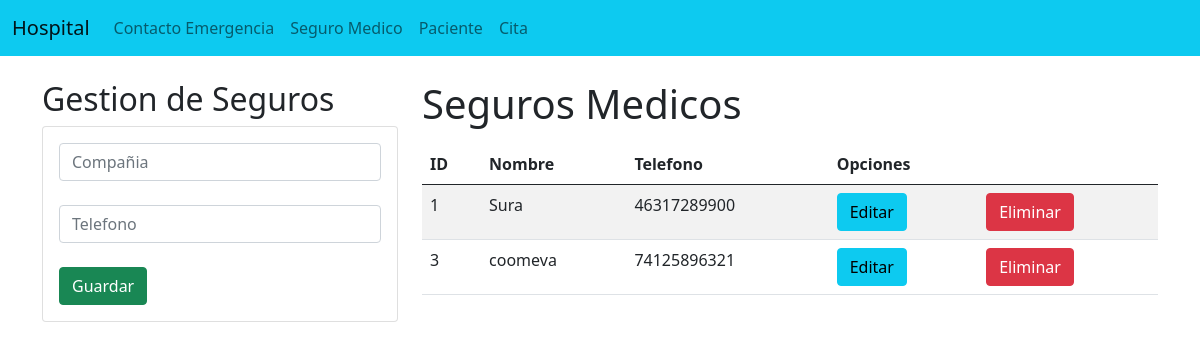
The app's page /SeguroMedico/ with its own data.
### Menus/models.py (models this page shows, shortened)
class seguro_medico(models.Model):
    idSeguro = models.AutoField(primary_key=True)
    nombreCompañia = models.CharField(max_length=100, blank=False)
    telefonoCompañia = models.CharField(max_length=50, blank=False)

### Menus/views.py (the view)
# urls.py: path('SeguroMedico/', views.segurosMedicos, name='seguros'),
def segurosMedicos(request):
    seguros = seguro_medico.objects.all()
    return render(request, "Seguros.html", {"seguros":seguros})

### Menus/Templates/Seguros.html (shortened to what this page needs)
<!DOCTYPE html>
<html lang="en">
<head>
  <link href="https://cdn.jsdelivr.net/npm/bootstrap@5.0.2/dist/css/bootstrap.min.css" rel="stylesheet">
</head>
<body>
  <nav class="navbar navbar-expand-lg navbar-light bg-info">
    <div class="container-fluid">
      <a class="navbar-brand" href="#">Hospital</a>
      <div class="collapse navbar-collapse" id="navbarNav">
        <ul class="navbar-nav">
          <li class="nav-item">
            <a class="nav-link" href="{% url 'contactoEmergencia' %}">Contacto Emergencia</a>
          </li>
          <li class="nav-item">
            <a class="nav-link" href="{% url 'seguros' %}">Seguro Medico</a>
          </li>
          <li class="nav-item">
            <a class="nav-link" href="{% url 'pacientes' %}">Paciente</a>
          </li>
          <li class="nav-item">
            <a class="nav-link" href="{% url 'citas' %}">Cita</a>
          </li>
        </ul>
      </div>
    </div>
  </nav>
  <div class="container py-4">
    <div class="row">
        <div class="col-sm-12 col-md-6 col-lg-4 col-xl-4">
            <h2>Gestion de Seguros</h2>
            <div class="card">
                <div class="card-body">
                    <form action="registrarSeguro/" method="POST">{% csrf_token %}
                        <div class="form-group">
                            <input type="text" id="txtNombreSeguro" name="txtNombreSeguro" class="form-control" placeholder="Compañia" required>
                        </div>
                        <br>
                        <div class="form-group">
                            <input type="text" id="txtTelefonoSeguro" name="txtTelefonoSeguro" class="form-control" minlength="10" placeholder="Telefono" required>
                        </div>
                        <br>
                        <div class="form-group">
                            <button type="submit" class="btn btn-success btn-block text-white">Guardar</button>
                        </div>
                    </form>
                </div>
            </div>
        </div>
        <div class="col-sm-12 col-md-6 col-lg-8 col-xl-8">
            <h1>Seguros Medicos
            </h1>
            <div class="table-responsive py-2">
                <table class="table table-striped">
                    <thead>
                        <tr>
                            <th>ID</th>
                            <th>Nombre</th>
                            <th>Telefono</th>
                            <th colspan="2">Opciones</th>
                        </tr>
                    </thead>
                    <tbody>
                        {% for s in seguros %}
                        <tr>
                            <td>{{s.idSeguro}} </td>
                            <td>{{s.nombreCompañia}} </td>
                            <td>{{s.telefonoCompañia}} </td>
                            <td><a href="edicionSeguro/{{s.idSeguro}}" class="btn btn-info">Editar</a></td>
                            <td><a href="eliminarSeguro/{{s.idSeguro}}" class="btn btn-danger">Eliminar</a></td>
                        </tr>
                        {% endfor %}
                    </tbody>
                </table>
            </div>
        </div>
    </div>
  </div>
</body>
</html>

### records on screen
seguro_medico: idSeguro "1", nombreCompañia "Sura", telefonoCompañia "46317289900"
seguro_medico: idSeguro "3", nombreCompañia "coomeva", telefonoCompañia "74125896321"
